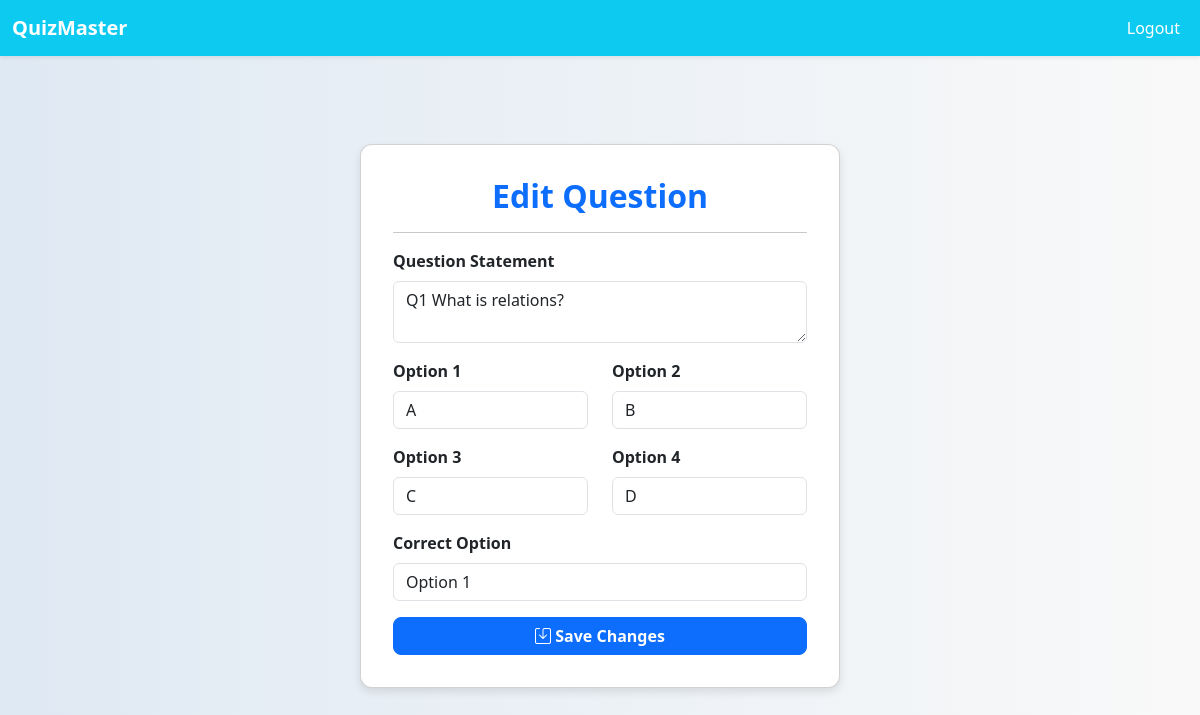
The app's page /edit_question/1 (signed in) with its own data.
### main.py (models this page shows)
class Questions(db.Model):
    __tablename__ = 'questions'
    id=db.Column(db.Integer, primary_key=True)
    question=db.Column(db.String(120), nullable=False)
    option1=db.Column(db.String(120), nullable=False)
    option2=db.Column(db.String(120), nullable=False)
    option3=db.Column(db.String(120), nullable=False)
    option4=db.Column(db.String(120), nullable=False)
    correct_option=db.Column(db.Integer, nullable=False)
    quiz_id=db.Column(db.Integer, db.ForeignKey('quizzes.id'), nullable=False)
    quiz=db.relationship('Quizzes', back_populates='question')

### main.py (the view, shortened to what this page needs)
@app.route("/edit_question/<int:question_id>", methods=["GET", "POST"])
def edit_question(question_id):
    if "admin" not in session:
        return redirect("/login")
    question = Questions.query.get(question_id)
    if not question:
        flash("Question not found!", "danger")
        return redirect("/admin")
    return render_template("edit_question.html", question=question)

### templates/edit_question.html (shortened to what this page needs)
{% extends "index.html" %}
{% block content %}
<nav class="navbar navbar-expand-lg bg-info shadow-sm">
    <div class="container-fluid">
        <a class="navbar-brand fw-bold text-white" href="/admin">QuizMaster</a>
        <ul class="navbar-nav ms-auto">
            <li class="nav-item">
                <a class="nav-link text-white" href="/logout">Logout</a>
            </li>
        </ul>
    </div>
</nav>
<div class="d-flex justify-content-center align-items-center edit-question-container">
    <div class="card">
        <div class="card-body">
            <h2 class="card-title text-center fw-bold text-primary">Edit Question</h2>
            <hr>
            <form action="/edit_question/{{ question.id }}" method="post">
                <div class="mb-3">
                    <label for="question" class="form-label">Question Statement</label>
                    <textarea class="form-control" id="question" name="question" required>{{ question.question }}</textarea>
                </div>
                <div class="row">
                    <div class="col-md-6 mb-3">
                        <label for="option1" class="form-label">Option 1</label>
                        <input type="text" class="form-control" id="option1" name="option1" required value="{{ question.option1 }}">
                    </div>
                    <div class="col-md-6 mb-3">
                        <label for="option2" class="form-label">Option 2</label>
                        <input type="text" class="form-control" id="option2" name="option2" required value="{{ question.option2 }}">
                    </div>
                    <div class="col-md-6 mb-3">
                        <label for="option3" class="form-label">Option 3</label>
                        <input type="text" class="form-control" id="option3" name="option3" required value="{{ question.option3 }}">
                    </div>
                    <div class="col-md-6 mb-3">
                        <label for="option4" class="form-label">Option 4</label>
                        <input type="text" class="form-control" id="option4" name="option4" required value="{{ question.option4 }}">
                    </div>
                </div>
                <div class="mb-3">
                    <label for="correct_option" class="form-label">Correct Option</label>
                    <select class="form-control" id="correct_option" name="correct_option" required>
                        <option value="1" {% if question.correct_option == "1" %}selected{% endif %}>Option 1</option>
                    </select>
                </div>
                <button type="submit" class="btn btn-primary w-100 btn-custom">
                    <i class="bi bi-save"></i> Save Changes
                </button>
            </form>
        </div>
    </div>
</div>
{% endblock %}

### templates/edit_question.html (style rules this page uses)
body { background: linear-gradient(to right, #dfe9f3, #f9f9f9); }
.edit-question-container { min-height: 90vh; }
.card { border-radius: 12px; box-shadow: 0px 4px 8px rgba(0, 0, 0, 0.1); width: 30rem; background: white; }
.card-body { padding: 2rem; }
.btn-custom { border-radius: 8px; font-weight: bold; transition: all 0.3s ease-in-out; }
label { font-weight: 600; }

### records on screen
Questions: question "Q1 What is relations?", option1 "A", option2 "B", option3 "C", option4 "D"
